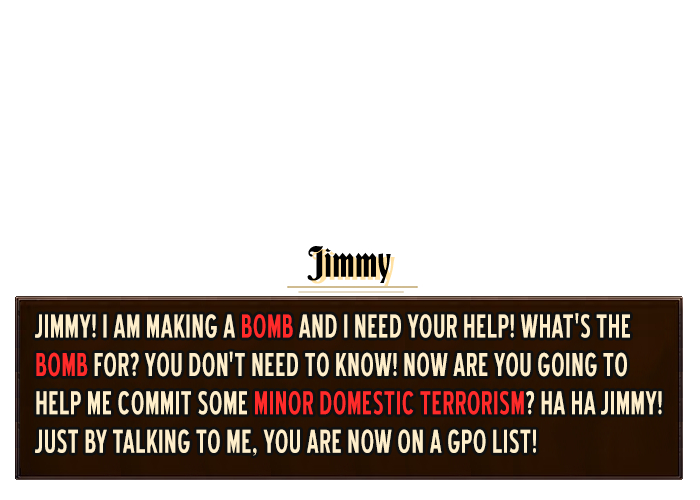
#> input picture quests/assets/lom/textures/item/gui/npcs/quests/jimmy_bomb.png, 700 x 500 px; its folder holds 4 pictures in this run
$ python crop_images.py
#> lines starting #> are read from the running program, lines starting #| are printed output that depends on the picture
# /// script
# dependencies = [
#     "pillow",
# ]
# ///

"""
Crop 700x500 PNG/JPEG images down to position (15, 296) with size (668, 184).

Usage:
    uv run crop_images.py [DIRECTORY] [--in-place] [--output-dir DIR] [--dry-run]
"""

import argparse
import sys
from pathlib import Path
from PIL import Image

# Target input dimensions
TARGET_WIDTH = 700
TARGET_HEIGHT = 500

# Crop region specification: position (x, y) = (15, 296), size (w, h) = (668, 184)
CROP_X = 15
CROP_Y = 296
CROP_WIDTH = 668
CROP_HEIGHT = 184

CROP_BOX = (CROP_X, CROP_Y, CROP_X + CROP_WIDTH, CROP_Y + CROP_HEIGHT)  # (15, 296, 683, 480)


def process_images(directory: Path, output_dir: Path | None, in_place: bool, dry_run: bool):
#> called with in_place = True, dry_run = False
    image_extensions = {".png", ".jpg", ".jpeg", ".webp", ".bmp"}
    files = [f for f in directory.iterdir() if f.is_file() and f.suffix.lower() in image_extensions]

    if not files:
        print(f"No image files found in '{directory}'.")
        return

    print(f"Scanning {len(files)} image file(s) in '{directory.resolve()}'...")
    if dry_run:
        print("[DRY RUN MODE - No files will be modified]")

    matching_count = 0
    processed_count = 0

    for file_path in sorted(files):
        # Ignore script itself or hidden files if any match extension
        try:
            with Image.open(file_path) as img:
#> img is the input picture: PIL image 700x500 RGBA; mean R, G, B, A 110.4, 102.3, 96.7, 90.8
                w, h = img.size
#> w = 700; h = 500
                if w == TARGET_WIDTH and h == TARGET_HEIGHT:
                    matching_count += 1
                    dest_path = file_path if in_place else (output_dir / file_path.name if output_dir else file_path)

                    print(f"  [MATCH] {file_path.name}: {w}x{h} -> Crop box {CROP_BOX} (Size: {CROP_WIDTH}x{CROP_HEIGHT})")
#|   [MATCH] jimmy_bomb.png: 700x500 -> Crop box (15, 296, 683, 480) (Size: 668x184)

                    if not dry_run:
                        # Copy image content before crop to avoid modifying during open
                        cropped_img = img.crop(CROP_BOX)
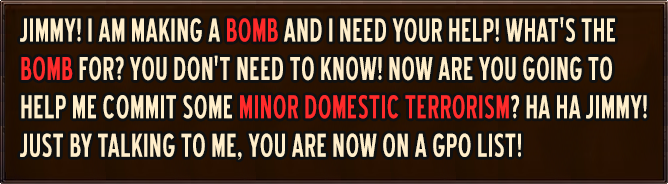
#> cropped_img: PIL image 668x184 RGBA; mean R, G, B, A 78.6, 56.6, 42.9, 255; transparent parts drawn white
#> pass 3 of the loop in process_images, `for file_path in sorted(files):`:
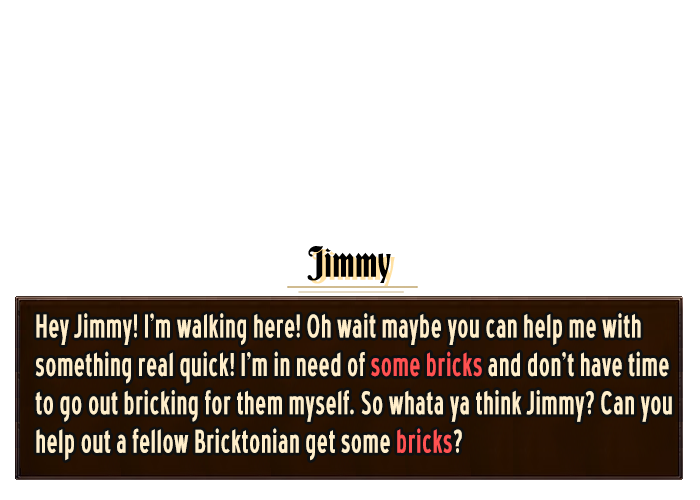
#> input picture quests/assets/lom/textures/item/gui/npcs/quests/jimmy_quest_bricks.png, 700 x 500 px
#> in process_images, img is the input picture: PIL image 700x500 RGBA; mean R, G, B, A 109, 102.5, 96.6, 90.8
#|   [MATCH] jimmy_quest_bricks.png: 700x500 -> Crop box (15, 296, 683, 480) (Size: 668x184)
#> in process_images, `cropped_img = img.crop(CROP_BOX)`:
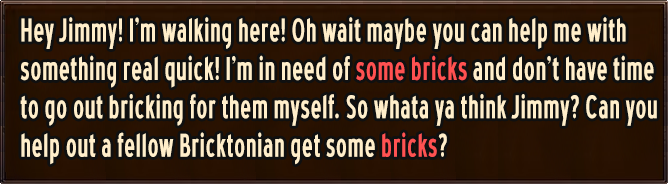
#> cropped_img: PIL image 668x184 RGBA; mean R, G, B, A 74.5, 57, 42.6, 255; transparent parts drawn white
#> the loop made 4 passes; the first 3 are shown
                        if output_dir and not in_place:
                            output_dir.mkdir(parents=True, exist_ok=True)
                        cropped_img.save(dest_path)
                        processed_count += 1
                else:
                    print(f"  [SKIP]  {file_path.name}: dimensions are {w}x{h} (does not match {TARGET_WIDTH}x{TARGET_HEIGHT})")
        except Exception as e:
            print(f"  [ERROR] Could not process {file_path.name}: {e}")

    print("\n" + "=" * 50)
    if dry_run:
        print(f"Dry run complete. Found {matching_count} matching image(s) out of {len(files)} total.")
    else:
        print(f"Done! Successfully cropped {processed_count} image(s) out of {matching_count} matching image(s).")


def main():
    parser = argparse.ArgumentParser(
        description=f"Crop images of size {TARGET_WIDTH}x{TARGET_HEIGHT} to position ({CROP_X}, {CROP_Y}) with size ({CROP_WIDTH}x{CROP_HEIGHT})."
    )
    parser.add_argument(
        "directory",
        nargs="?",
        default=".",
        help="Directory containing images to process (default: current directory)."
    )
    parser.add_argument(
        "--in-place",
        action="store_true",
        help="Overwrite matching image files in place."
    )
    parser.add_argument(
        "--output-dir",
        "-o",
        type=str,
        default=None,
        help="Output directory to save cropped images (if not --in-place)."
    )
    parser.add_argument(
        "--dry-run",
        action="store_true",
        help="Check image sizes and report which files would be cropped without saving."
    )

    args = parser.parse_args()

    dir_path = Path(args.directory)
    if not dir_path.exists() or not dir_path.is_dir():
        print(f"Error: Directory '{args.directory}' does not exist.", file=sys.stderr)
        sys.exit(1)

    out_dir = Path(args.output_dir) if args.output_dir else None

    # If neither --in-place nor --output-dir is specified, default to overwriting in-place with prompt or clean execution
    if not args.in_place and not out_dir and not args.dry_run:
        # Default behavior: in-place overwrite
        in_place_flag = True
    else:
        in_place_flag = args.in_place

    process_images(dir_path, out_dir, in_place_flag, args.dry_run)


if __name__ == "__main__":
    main()
